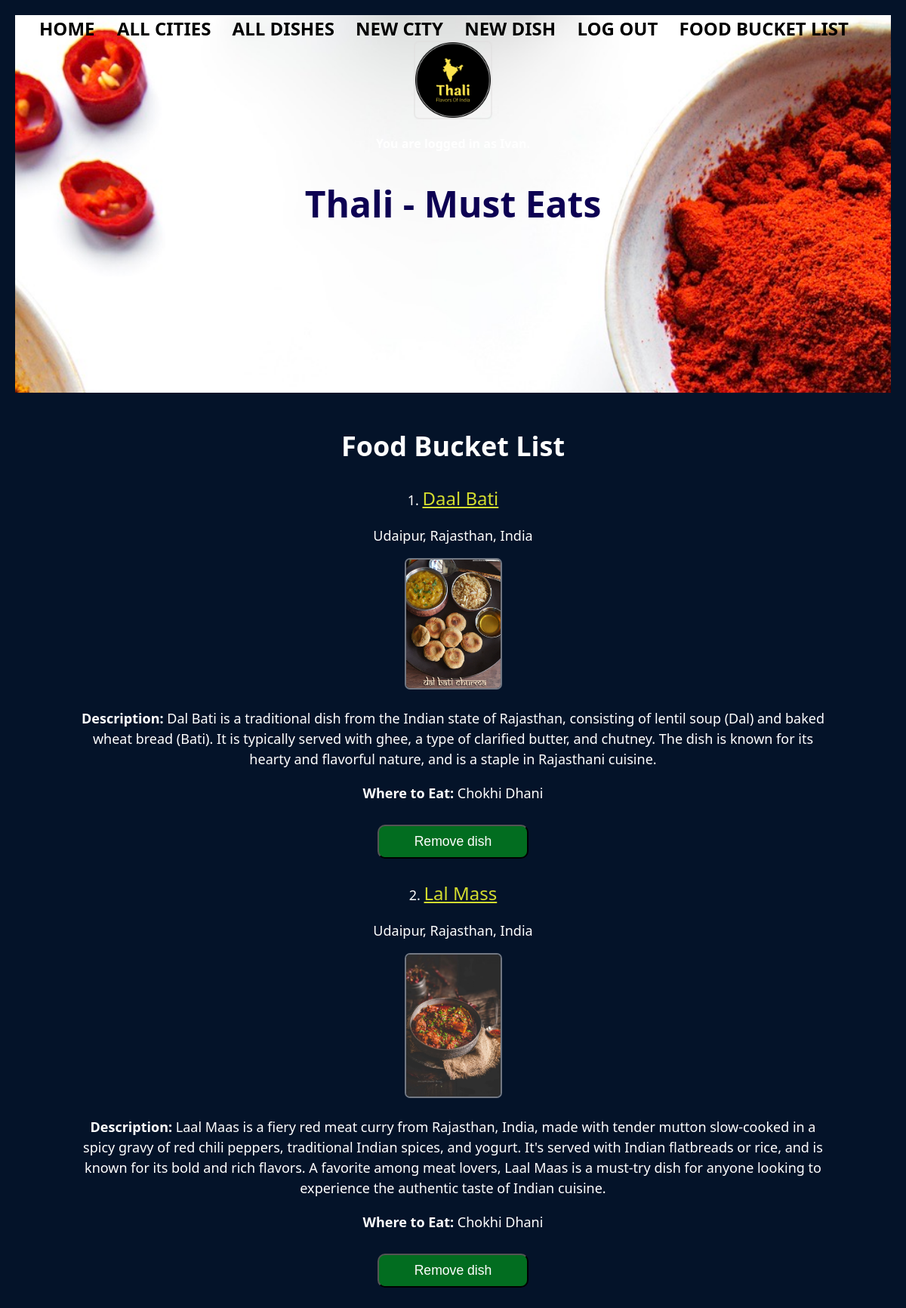
Page /favorites_list (signed in) on the committed database.
### thali_app/models.py (models this page shows, shortened)
class Dish(db.Model):
    id = db.Column(db.Integer, primary_key=True)
    name = db.Column(db.String(80), nullable=False)
    short_desc = db.Column(db.String(500), nullable=False)
    photo_url = db.Column(URLType)
    where_to_eat = db.Column(db.String(80), nullable=False)
    category = db.Column(db.Enum(FoodCategory), default=FoodCategory.OTHER)
    rating = db.Column(db.Float, default=0)
    ratings = db.relationship('Rating', backref='dish')
    city_id = db.Column(
        db.Integer, db.ForeignKey('city.id'), nullable=False)
    city = db.relationship('City', back_populates='dishes')
    state = db.relationship('City', back_populates='dishes')
    country = db.relationship('City', back_populates='dishes')
    created_by_id = db.Column(db.Integer, db.ForeignKey('user.id'))
    created_by = db.relationship('User')
    favorites_list_dishes = db.relationship(
        'User', secondary='user_favorites_list', back_populates='favorites_list_user')

class City(db.Model):
    id = db.Column(db.Integer, primary_key=True)
    name = db.Column(db.String(80), nullable=False)
    state = db.Column(db.String(80), nullable=False)
    region = db.Column(db.String(80), nullable=False)
    country = db.Column(db.String(80), nullable=False)
    short_desc = db.Column(db.String(1000), nullable=False)
    photo_url = db.Column(URLType)
    dishes = db.relationship('Dish', back_populates='city')
    created_by_id = db.Column(db.Integer, db.ForeignKey('user.id'))
    created_by = db.relationship('User')
    def __str__(self):
        return f"{self.name}, {self.state}, {self.country}"

### thali_app/main/routes.py (the view)
@main.route('/favorites_list')
@login_required
def favorites_list():
    favorites_list = current_user.favorites_list_user
    return render_template('favorites_list.html', favorites_list=favorites_list)

### thali_app/extensions.py (called while the page is built)
@login_manager.user_loader
def load_user(user_id):
    return User.query.get(user_id)

### thali_app/templates/favorites_list.html
{% extends 'base.html' %}
{% block content %}
<h1>Food Bucket List</h1>
    {% for dish in favorites_list %}
        <div class="favorites-list">
            <p>{{ loop.index }}. <a href="/dish/{{ dish.id }}">{{ dish.name }}</a></p>
            <p>{{ dish.city  }}</p>
            <a href="/dish/{{ dish.id }}"><img src="{{ dish.photo_url }}" width="125px" height="125px"></a>
            <p><strong>Description: </strong>{{ dish.short_desc}}</p>
            <p><strong>Where to Eat: </strong>{{ dish.where_to_eat }}</p>
            <form action="/remove_from_favorites_list/{{ dish.id }}" method="post">
                <input type="submit" value="Remove dish"/>
            </form>
        </div>
    {% endfor %}
{% endblock %}

### thali_app/static/style.css (style rules this page uses)
body { font-family: 'Segoe UI', 'Roboto', 'Oxygen', 'Ubuntu', 'Cantarell', 'Fira Sans', 'Droid Sans', 'Helvetica Neue', sans-serif; line-height: 1.5; margin: 0; padding: 20px; text-align: center; background-color: rgb(4, 19, 41); color: white; }
img { flex: 1; position: relative; max-width: 100%; text-align: center; border-radius: 5px; border-color: black; box-shadow: 0 0 0 2px rgba(223, 221, 221, 0.5); height: auto; }
form { font-size: 16px; }
input { font-size: 16px; word-wrap: break-word; }
input[type=submit] { width: 20%; align-self: center; background-color: #026d20; border-radius: 10px; color: white; font-size: 1.1em; padding: 10px 20px; margin: 10px; }
.favorites-list a { color: rgb(211, 220, 47); font-size: 1.5rem; }

### rows in the picture
Dish: name "Daal Bati", city "Udaipur, Rajasthan, India", photo_url (picture), short_desc "Dal Bati is a traditional dish from the Indian state of Rajasthan, consisting of lentil soup (Dal) and baked wheat bread (Bati). It is typically served with ghee, a type of clarified butter, and chutney. The dish is known for its hearty and flavorful nature, and is a staple in Rajasthani cuisine.", where_to_eat "Chokhi Dhani"
Dish: name "Lal Mass", city "Udaipur, Rajasthan, India", photo_url (picture), short_desc "Laal Maas is a fiery red meat curry from Rajasthan, India, made with tender mutton slow-cooked in a spicy gravy of red chili peppers, traditional Indian spices, and yogurt. It's served with Indian flatbreads or rice, and is known for its bold and rich flavors. A favorite among meat lovers, Laal Maas is a must-try dish for anyone looking to experience the authentic taste of Indian cuisine.", where_to_eat "Chokhi Dhani"
